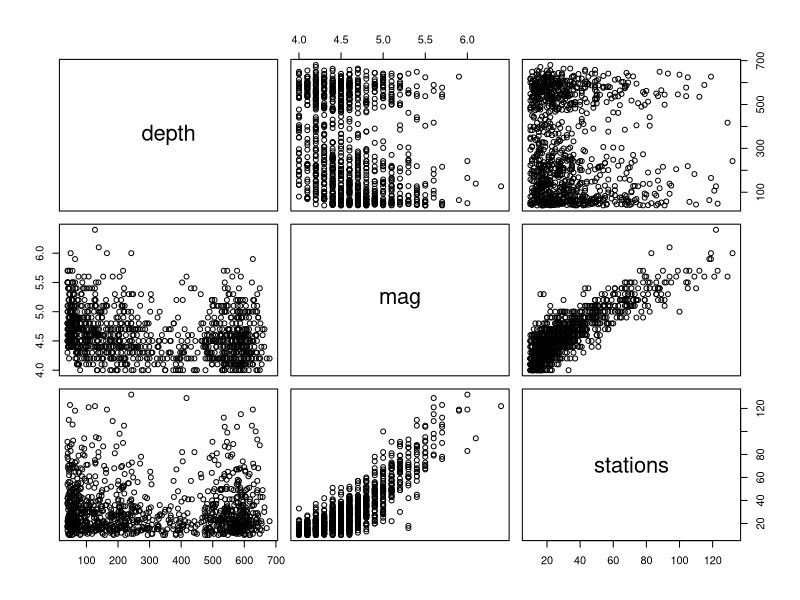
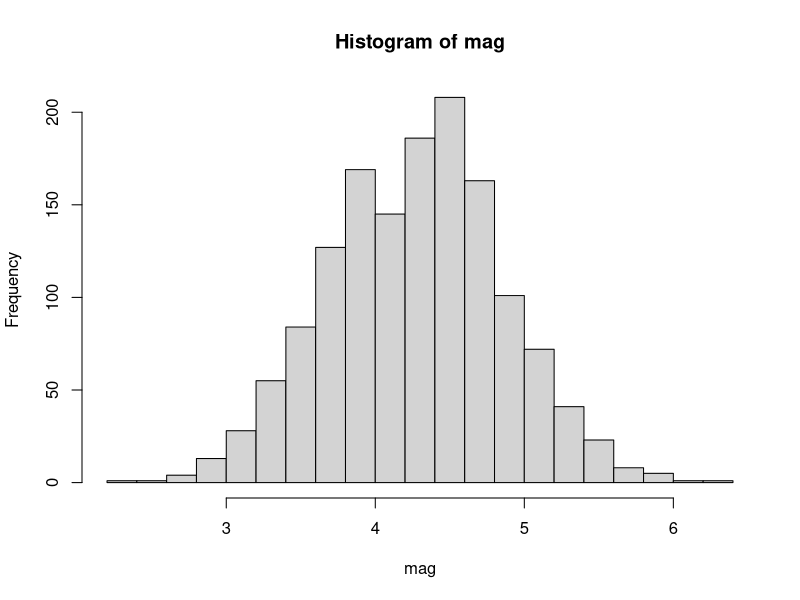
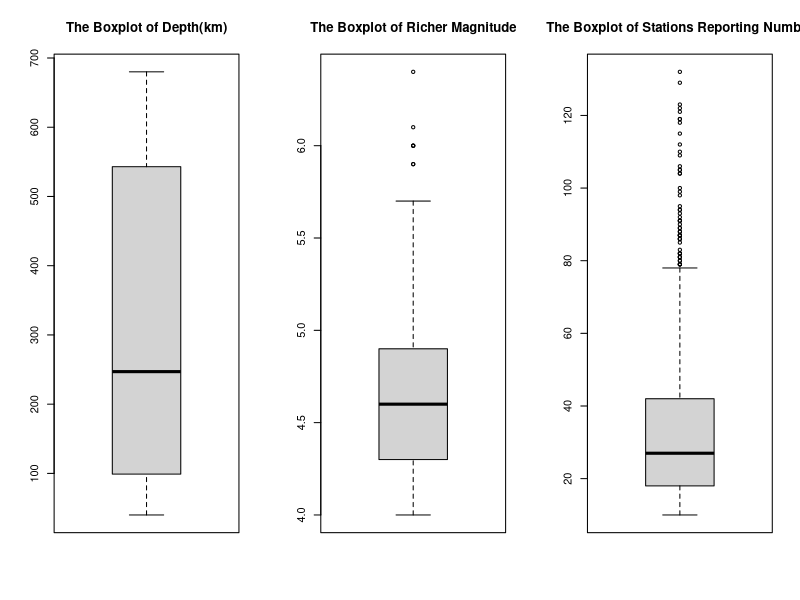

The R script that drew these images, in order:
## ---- chunk 1
knitr::opts_chunk$set(echo = TRUE)
library(ggplot2)
library(car)
library(forecast)
## ---- chunk 2
data <- quakes
data <- data[,c("depth", "mag", "stations")]
M <- read.csv("./quakes.csv")
head(data)
dim(data)[1]
summary(data)
plot(data)
mag <- M$mag
hist(mag,15)
par(mfrow = c(1,3))
boxplot(data$depth, main  = "The Boxplot of Depth(km)");
boxplot(data$mag, main = "The Boxplot of Richer Magnitude");
boxplot(data$stations, main = "The Boxplot of Stations Reporting Number")
